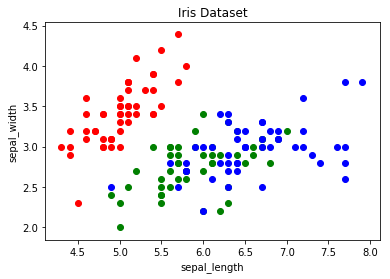

Generate this figure with Python:
import matplotlib.pyplot as plt

# create color dictionary
colors = {'Iris-setosa':'r', 'Iris-versicolor':'g', 'Iris-virginica':'b'}
# create a figure and axis
fig, ax = plt.subplots()
# plot each data-point
for i in range(len(iris['sepal_length'])):
    ax.scatter(iris['sepal_length'][i], iris['sepal_width'][i],color=colors[iris['class'][i]])
# set a title and labels
ax.set_title('Iris Dataset')
ax.set_xlabel('sepal_length')
ax.set_ylabel('sepal_width')
